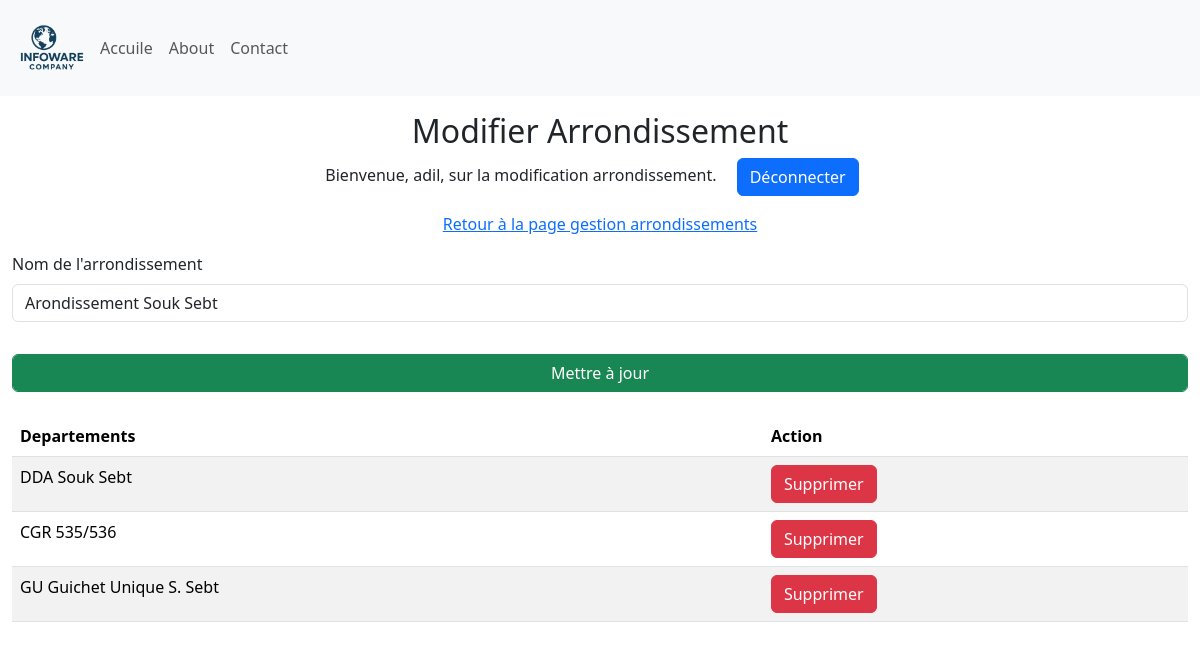
The app's page /update_arrondissement/2 (signed in), older data.
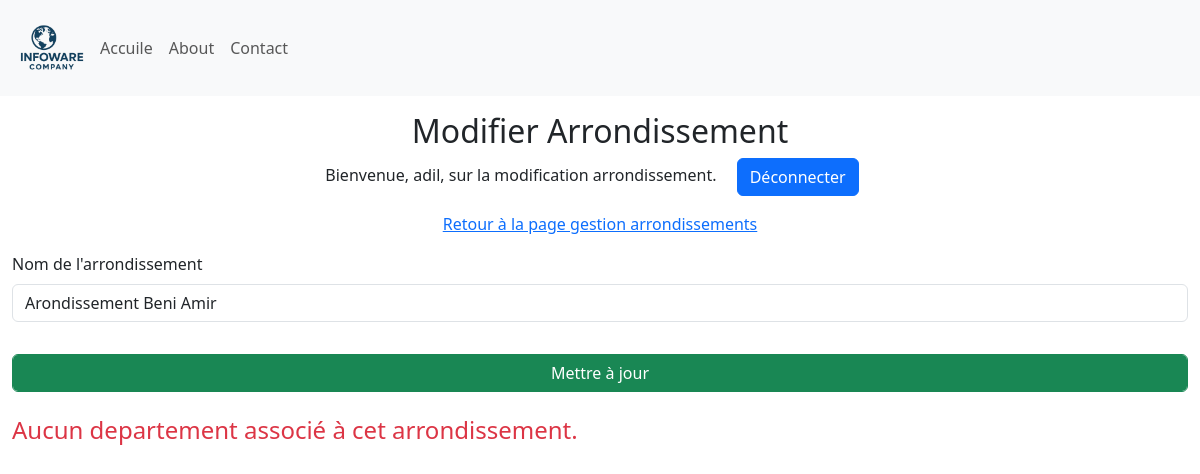
The same page, newer data.
### Site/models.py (models this page shows, shortened)
class Arondissement(db.Model):
    id = db.Column(db.Integer, primary_key=True)
    arondissement = db.Column(db.String(25), unique=True, nullable=False)
    departement = db.relationship('Departement', backref='Departement', lazy=True)

class Departement(db.Model):
    id = db.Column(db.Integer, primary_key=True)
    departement = db.Column(db.String(25), unique=True, nullable=False)
    arondissement = db.Column(db.Integer, db.ForeignKey('arondissement.id'), nullable=False)

### Site/dashbord/arrondissement.py (the view)
@arrondissement.route('/update_arrondissement/<int:arrondissement_id>', methods=['GET', 'POST'])
def update_arrondissement(arrondissement_id):
    if 'user' not in session:
        return redirect(url_for('admin.admin'))
    arrondissement = Arondissement.query.get_or_404(arrondissement_id)
    if request.method == 'POST':
        new_name = request.form.get('arrondissementName')
        if new_name:
            arrondissement.arondissement = new_name
            db.session.commit()
            return redirect(url_for('arrondissement.manage_Arrondissements'))
    return render_template('update_arondissement.html', name=session['user'], arrondissement=arrondissement, departements=arrondissement.departement)

### Site/templates/update_arondissement.html (shortened to what this page needs)
{% extends 'base.html' %}
{% block body %}
<div class="container-fluid">
    <div class="row">
        <div class="col-12  my-3">
            <div class="text-center">
                <h2>Modifier Arrondissement</h2>
                <p>Bienvenue, {{ name }}, sur la modification arrondissement. <a class="mx-3 btn btn-primary" href="{{ url_for('admin.logout') }}"">Déconnecter</a></p>
                <p><a href="{{ url_for('arrondissement.manage_Arrondissements') }}">Retour à la page gestion arrondissements</a> </p>
            </div>
           <form method="POST">
                <div class="mb-3">
                    <label for="arrondissementName" class="form-label">Nom de l'arrondissement</label>
                    <input type="text" class="form-control" id="arrondissementName" name="arrondissementName" value="{{ arrondissement.arondissement }}" required>
                </div>
                <div class="mb-3">
                    <input type="submit" class="form-control btn btn-success mt-3" value="Mettre à jour">
                </div>
            </form>
                {% if departements %}
                <table class="table table-striped mt-4 ">
                    <thead>
                        <tr>
                          <th scope="col">Departements</th>
                          <th scope="col">Action</th>
                        </tr>
                      </thead>
                      <tbody>
                        {% for departement in departements %}
                        <tr>
                          <td>{{ departement.departement }}</td>
                          <td>
                             <a href ="{{ url_for('departement.delete_departement', departement_id=departement.id) }}" onclick="return confirm('Êtes-vous sûr de vouloir supprimer cet arrondissement ?');"  class="btn btn-danger">Supprimer</a>
                          </td>
                        </tr>
                        {% endfor %}
                </table>
                {% else %}
                <p class="mt-4 text-danger h4">Aucun departement associé à cet arrondissement.</p>
                {% endif %}
        </div>
    </div>
</div>
{% endblock %}

Row changes from the older to the newer data that the page shows:
removed Departement: departement "DDA Souk Sebt"
removed Departement: departement "CGR 535/536"
removed Departement: departement "GU Guichet Unique S. Sebt"
changed Arondissement: arrondissementName "Arondissement Souk Sebt" → "Arondissement Beni Amir"
Text that changed along with them:
text no longer shown: "Departements Action"
text now shown: "Aucun departement associé à cet arrondissement."
